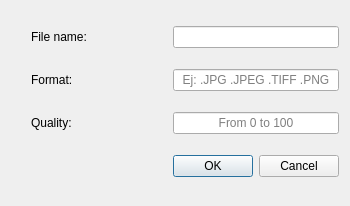
<?xml version="1.0" encoding="UTF-8"?>
<ui version="4.0">
 <class>SaveImageDialog</class>
 <widget class="QDialog" name="SaveImageDialog">
  <property name="geometry">
   <rect>
    <x>0</x>
    <y>0</y>
    <width>350</width>
    <height>206</height>
   </rect>
  </property>
  <property name="windowTitle">
   <string>Dialog</string>
  </property>
  <layout class="QGridLayout" name="gridLayout">
   <item row="0" column="3">
    <widget class="QLineEdit" name="fileNameInput">
     <property name="placeholderText">
      <string/>
     </property>
    </widget>
   </item>
   <item row="2" column="3">
    <widget class="QLineEdit" name="fileNameQuality">
     <property name="alignment">
      <set>Qt::AlignCenter</set>
     </property>
     <property name="placeholderText">
      <string>From 0 to 100</string>
     </property>
    </widget>
   </item>
   <item row="1" column="1">
    <widget class="QLabel" name="fileFormatLabel">
     <property name="text">
      <string>Format:</string>
     </property>
    </widget>
   </item>
   <item row="0" column="1">
    <widget class="QLabel" name="fileNameLabel">
     <property name="text">
      <string>File name:</string>
     </property>
    </widget>
   </item>
   <item row="2" column="1">
    <widget class="QLabel" name="fileQualityLabel">
     <property name="text">
      <string>Quality:</string>
     </property>
    </widget>
   </item>
   <item row="3" column="3">
    <widget class="QDialogButtonBox" name="buttonBox">
     <property name="orientation">
      <enum>Qt::Horizontal</enum>
     </property>
     <property name="standardButtons">
      <set>QDialogButtonBox::Cancel|QDialogButtonBox::Ok</set>
     </property>
    </widget>
   </item>
   <item row="0" column="2">
    <spacer name="horizontalSpacer">
     <property name="orientation">
      <enum>Qt::Horizontal</enum>
     </property>
     <property name="sizeType">
      <enum>QSizePolicy::Preferred</enum>
     </property>
     <property name="sizeHint" stdset="0">
      <size>
       <width>100</width>
       <height>0</height>
      </size>
     </property>
    </spacer>
   </item>
   <item row="0" column="0">
    <spacer name="horizontalSpacer_2">
     <property name="orientation">
      <enum>Qt::Horizontal</enum>
     </property>
     <property name="sizeType">
      <enum>QSizePolicy::Preferred</enum>
     </property>
     <property name="sizeHint" stdset="0">
      <size>
       <width>40</width>
       <height>20</height>
      </size>
     </property>
    </spacer>
   </item>
   <item row="1" column="3">
    <widget class="QLineEdit" name="fileNameFormat">
     <property name="alignment">
      <set>Qt::AlignCenter</set>
     </property>
     <property name="placeholderText">
      <string>Ej: .JPG .JPEG .TIFF .PNG</string>
     </property>
    </widget>
   </item>
  </layout>
 </widget>
 <resources/>
 <connections>
  <connection>
   <sender>buttonBox</sender>
   <signal>accepted()</signal>
   <receiver>SaveImageDialog</receiver>
   <slot>accept()</slot>
   <hints>
    <hint type="sourcelabel">
     <x>248</x>
     <y>254</y>
    </hint>
    <hint type="destinationlabel">
     <x>157</x>
     <y>274</y>
    </hint>
   </hints>
  </connection>
  <connection>
   <sender>buttonBox</sender>
   <signal>rejected()</signal>
   <receiver>SaveImageDialog</receiver>
   <slot>reject()</slot>
   <hints>
    <hint type="sourcelabel">
     <x>316</x>
     <y>260</y>
    </hint>
    <hint type="destinationlabel">
     <x>286</x>
     <y>274</y>
    </hint>
   </hints>
  </connection>
 </connections>
</ui>
